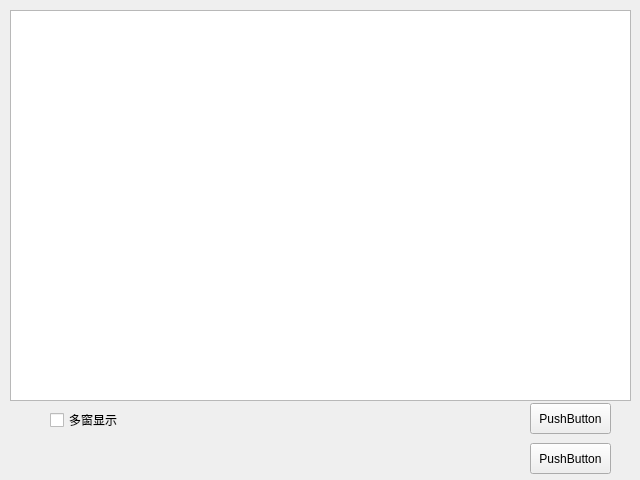
<?xml version="1.0" encoding="UTF-8"?>
<ui version="4.0">
 <class>maindrawdynamic</class>
 <widget class="QWidget" name="maindrawdynamic">
  <property name="geometry">
   <rect>
    <x>0</x>
    <y>0</y>
    <width>640</width>
    <height>480</height>
   </rect>
  </property>
  <property name="windowTitle">
   <string>Form</string>
  </property>
  <widget class="QChartView" name="graphicsView">
   <property name="geometry">
    <rect>
     <x>10</x>
     <y>10</y>
     <width>621</width>
     <height>391</height>
    </rect>
   </property>
  </widget>
  <widget class="QCheckBox" name="show_windows">
   <property name="geometry">
    <rect>
     <x>50</x>
     <y>410</y>
     <width>79</width>
     <height>20</height>
    </rect>
   </property>
   <property name="text">
    <string>多窗显示</string>
   </property>
  </widget>
  <widget class="QPushButton" name="onoff_draw">
   <property name="geometry">
    <rect>
     <x>530</x>
     <y>403</y>
     <width>81</width>
     <height>31</height>
    </rect>
   </property>
   <property name="text">
    <string>PushButton</string>
   </property>
  </widget>
  <widget class="QPushButton" name="clean_window">
   <property name="geometry">
    <rect>
     <x>530</x>
     <y>443</y>
     <width>81</width>
     <height>31</height>
    </rect>
   </property>
   <property name="text">
    <string>PushButton</string>
   </property>
  </widget>
 </widget>
 <customwidgets>
  <customwidget>
   <class>QChartView</class>
   <extends>QGraphicsView</extends>
   <header location="global">qchartview.h</header>
  </customwidget>
 </customwidgets>
 <resources/>
 <connections/>
</ui>
